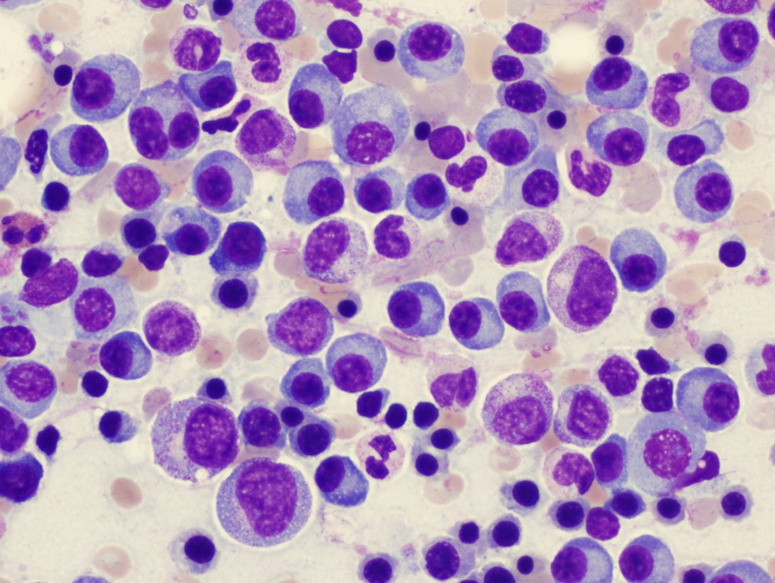
%> input picture Master (MS)/Image Processing/3/plasma.jpg, 775 x 583 px, shrunk from 1183 x 890 before the run
$ octave Nucleomegaly.m   (GNU Octave 9; MATLAB toolbox functions it lacks are replaced by stand-ins)
%> lines starting %> are read from the running program, lines starting %| are printed output that depends on the picture; in (x1, y1, x2, y2) boxes, pixels count from 0 and x2, y2 are one past the last pixel; in counts of white or black regions, pixels touching at a corner belong together; the program's own positions count from 1
%% CV Project 3 - Nucleomegaly Segmentation & Feature Extraction
% Author: <نام شما>
% Input: plasma.jpg  (same folder)
% Output: figures + CSV tables
% نیازمند Image Processing Toolbox

clear; close all; clc;

%% 1) Load image
Irgb = imread('plasma.jpg');
%> Irgb is the input picture: size 583x775x3 uint8; mean R, G, B 175.4, 146.7, 189.1

% برای تولید خروجی‌ها در یک پوشه
outDir = fullfile(pwd, 'outputs_project3');
if ~exist(outDir, 'dir'), mkdir(outDir); end

%% 1) Pre-processing: Choose best channel (AUTO) + grayscale
% ایده: چون هسته‌ها (nuclei) در این تصویر تیره‌تر هستند، با یک تست ساده‌ی Otsu
% روی هر کانال، میزان جدایش foreground/background را امتیازدهی می‌کنیم و بهترین کانال را انتخاب می‌کنیم.

chNames = {'R','G','B'};
scores  = zeros(1,3);

for k = 1:3
    Ik = im2double(Irgb(:,:,k));
    T  = graythresh(Ik);      % Otsu threshold
    bw = imbinarize(Ik, T);   % foreground=bright by default
    bw = ~bw;                 % چون هسته‌ها تیره‌اند، برعکس می‌کنیم

    fg = Ik(bw);  bg = Ik(~bw);
    scores(k) = abs(mean(fg) - mean(bg)) / (std(Ik(:)) + eps);
end
%> this loop made 3 passes
%> T on passes 1 to 3: 0.635, 0.467, 0.714
%> pass 1, `Ik = im2double(Irgb(:,:,k));`:
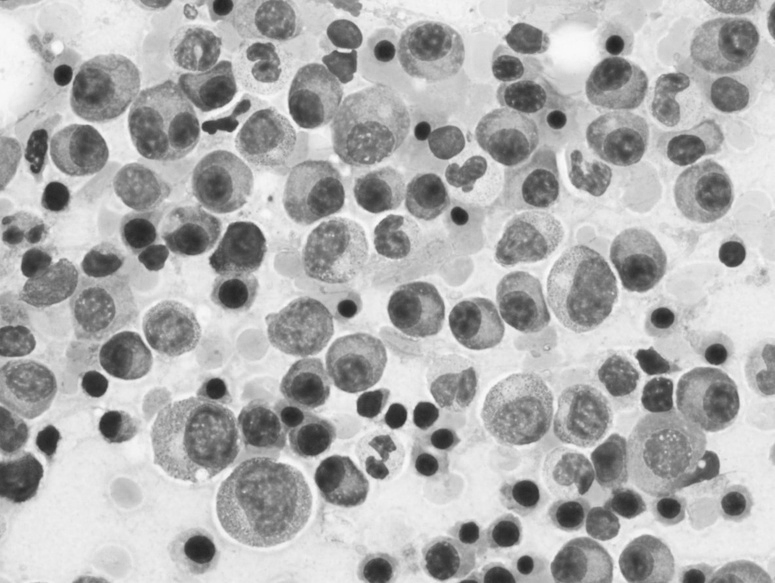
%> Ik: size 583x775 double; min 0.125, max 0.988, mean 0.688
%> pass 1, `bw = imbinarize(Ik, T);`:
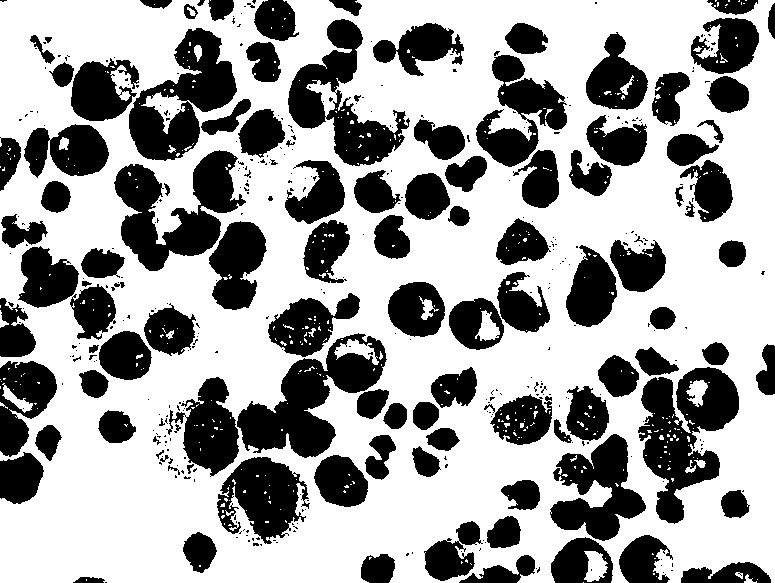
%> bw: size 583x775 logical; 63.6% white; 421 black regions (307 under 20 px), largest, box (x1, y1, x2, y2) and area: (638, 367, 739, 524) 8039, (237, 333, 387, 458) 7788, (114, 150, 246, 271) 7506
%> after the loop, scores = [1.82 1.95 1.82]

[~, bestIdx] = max(scores);
%> bestIdx = 2
Igray = im2double(Irgb(:,:,bestIdx));
bestChannelName = chNames{bestIdx};
%> bestChannelName = 'G'

fprintf('Selected channel: %s (score=%.3f)\n', bestChannelName, scores(bestIdx));
%| Selected channel: G (score=1.947)

% بهبود کنتراست (فعال)
Ieq = adapthisteq(Igray, 'ClipLimit', 0.02);

% ------------------ روش‌های جایگزین (غیرفعال با کامنت) ------------------
% Ieq = imadjust(Igray);                        % ساده‌تر از CLAHE
% Ieq = medfilt2(Igray, [3 3]);                 % کاهش نویز (ممکن است لبه‌ها را نرم کند)
% Ieq = imgaussfilt(Igray, 1);                  % فیلتر گاوسی
% ------------------------------------------------------------------------

%% 2) Segmentation (BEST ACTIVE): Black-hat + Otsu + Morphology + Watershed split
% چرا Black-hat (imbothat)؟
% چون هسته‌ها نسبتاً تیره‌اند؛ black-hat (closing - image) نواحی تیره را برجسته می‌کند
% و بعد آستانه‌گذاری تمیزتر می‌شود.

seR = 15;  % شعاع ساختار مورفولوژیک (قابل تنظیم)
Ibh = imbothat(Ieq, strel('disk', seR));   % هسته‌ها در Ibh روشن‌تر می‌شوند
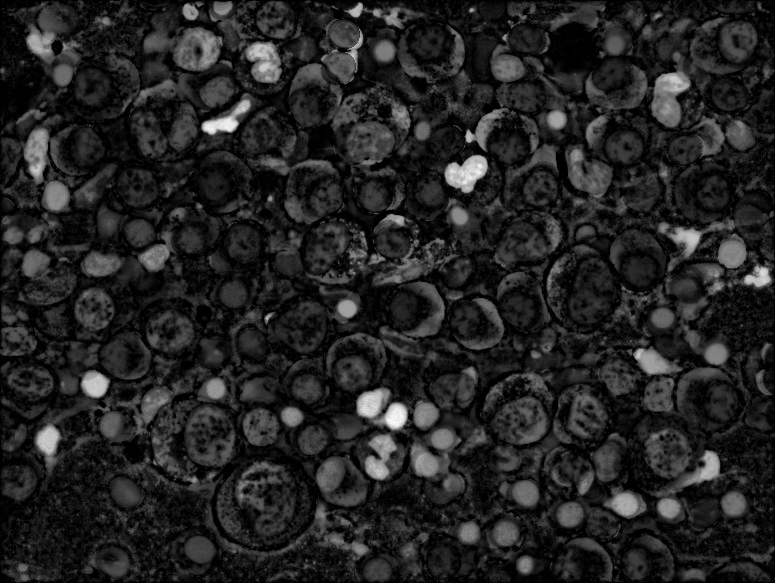
%> Ibh: size 583x775 double; min 0, max 0.976, mean 0.142

% آستانه‌گذاری (فعال)
Tbh = graythresh(Ibh);
%> Tbh = 0.216
bw0 = imbinarize(Ibh, Tbh);
%> bw0: size 583x775 logical; 21.9% white; 1465 white regions (1049 under 20 px), largest, box (x1, y1, x2, y2) and area: (144, 27, 223, 71) 1989, (410, 428, 465, 493) 1832, (651, 52, 691, 128) 1629

% پاکسازی مورفولوژیک (فعال)
minArea = 150;                      % حذف اجسام خیلی کوچک (نویز)
bw1 = bwareaopen(bw0, minArea);
bw1 = imclose(bw1, strel('disk', 2));
%> bw1: size 583x775 logical; 18.5% white; 125 white regions, largest, box (x1, y1, x2, y2) and area: (356, 387, 439, 481) 3400, (633, 297, 729, 412) 3215, (645, 429, 725, 520) 2589
bw1 = imfill(bw1, 'holes');
%> bw1: size 583x775 logical; 18.8% white; 125 white regions, largest, box (x1, y1, x2, y2) and area: (356, 387, 439, 481) 3463, (633, 297, 729, 412) 3239, (645, 429, 725, 520) 2616

% --- جداسازی سلول‌های چسبیده با Watershed (فعال) ---
D = bwdist(~bw1);
% مارکرها از بیشینه‌های فاصله (تقریباً مرکز هر هسته)
mx = imextendedmax(D, 2);          % ارتفاع 2 قابل تنظیم
%> mx: size 583x775 logical; 1.6% white; 171 white regions (4 under 20 px), largest, box (x1, y1, x2, y2) and area: (464, 334, 501, 348) 131, (725, 30, 743, 57) 129, (80, 300, 97, 324) 110
mx = imclose(mx, strel('disk', 1));
mx = bwareaopen(mx, 20);
D2 = imimposemin(-D, mx);
Lw = watershed(D2);
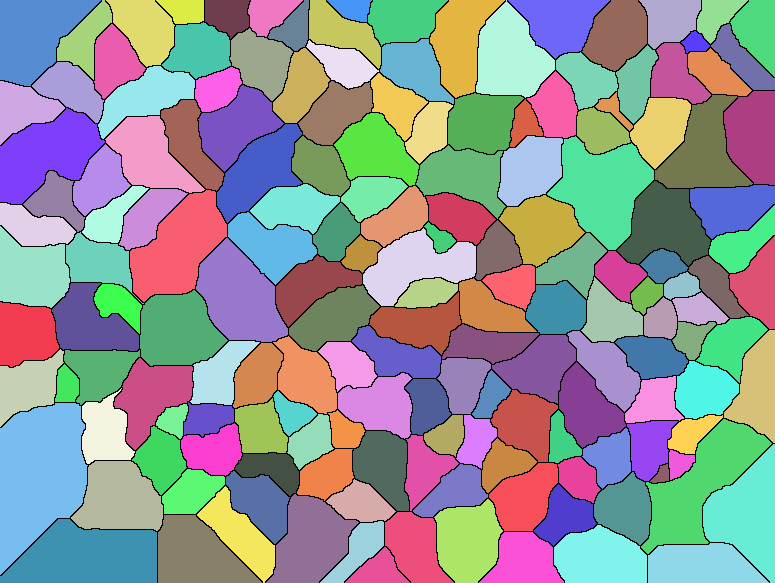
%> Lw: size 583x775 uint8; 168 distinct labels, from 0 to 167; one colour per label, 0 black

bwFinal = bw1;
bwFinal(Lw == 0) = 0;              % مرزهای watershed حذف شوند
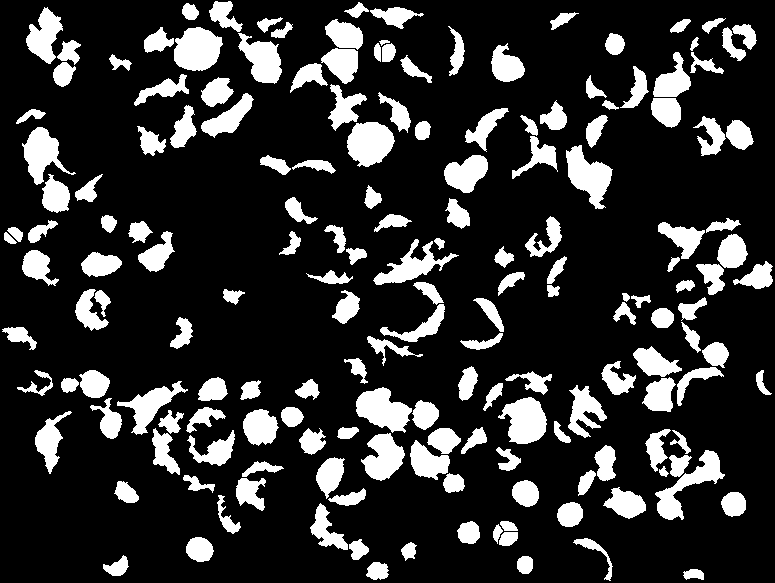
%> bwFinal: size 583x775 logical; 18.7% white; 175 white regions, largest, box (x1, y1, x2, y2) and area: (174, 27, 223, 71) 1624, (347, 122, 395, 167) 1594, (356, 387, 412, 433) 1578

% ------------------ روش‌های جایگزین Segmentation (غیرفعال) ------------------
% % (A) فقط Otsu روی تصویر معکوس (سریع ولی معمولاً ضعیف‌تر)
% T = graythresh(Ieq);
% bw0 = ~imbinarize(Ieq, T);
%
% % (B) Adaptive threshold (وقتی روشنایی غیر یکنواخت باشد)
% bw0 = imbinarize(Ieq, 'adaptive', 'ForegroundPolarity','dark', 'Sensitivity',0.48);
%
% % (C) HSV/Color-based (گاهی خوب است ولی وابسته به رنگ‌آمیزی)
% Ihsv = rgb2hsv(Irgb);
% S = Ihsv(:,:,2); V = Ihsv(:,:,3);
% bw0 = S > 0.35 & V < 0.85;
% bw0 = bwareaopen(bw0, 150);
% ---------------------------------------------------------------------------

%% 3) Labeling & Feature Extraction
L = bwlabel(bwFinal);
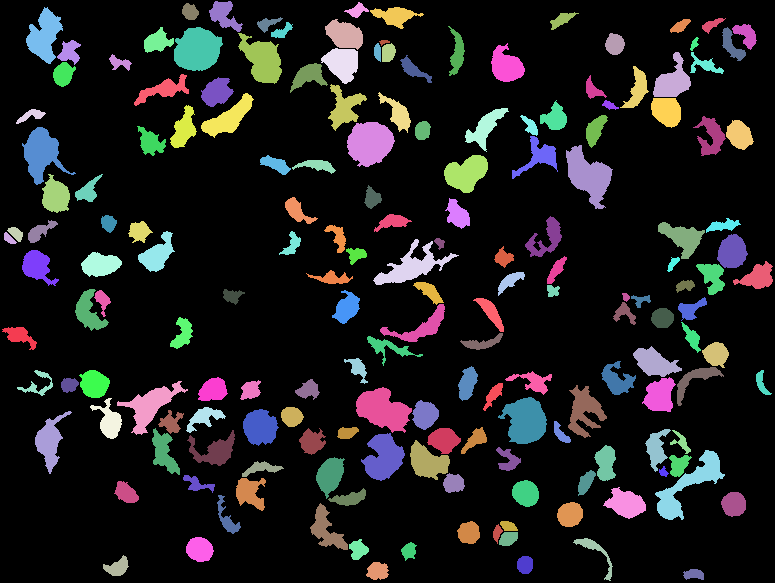
%> L: size 583x775 double; 176 distinct labels, from 0 to 175; one colour per label, 0 black
stats = regionprops(L, Igray, 'Area','Eccentricity','PixelIdxList','Centroid');
%> stats = 175 regions; largest, Area, Centroid and Eccentricity: 1624 [198 50.1] 0.488, 1594 [370.4 143.7] 0.423, 1578 [383.5 410.4] 0.79, 1572 [589.1 176.3] 0.816, 1533 [526.1 421.3] 0.462

n = numel(stats);
%> n = 175
Area = zeros(n,1);
Ecc  = zeros(n,1);
StdIntensity = zeros(n,1);

for i = 1:n
    Area(i) = stats(i).Area;
    Ecc(i)  = stats(i).Eccentricity;

    pix = Igray(stats(i).PixelIdxList);
    StdIntensity(i) = std(pix); % انحراف معیار شدت خاکستری داخل سلول/هسته
end
%> after the loop, Area = 175 values, max 1624 at index 35, min 36 at index 87, mean 483.3; Ecc = 175 values, max 0.966 at index 104, min 0.07 at index 170, mean 0.754; StdIntensity = 175 values, max 0.319 at index 10, min 0.00557 at index 46, mean 0.0925

%% 4) Simple Nucleomegaly Heuristic (Healthy vs Suspicious)
% چون برچسب واقعی نداریم، یک معیار ساده: بزرگ‌ترین هسته‌ها را "مشکوک" در نظر می‌گیریم.
% اینجا از صدک 85% استفاده می‌کنیم (قابل تغییر).
p = 85;
thrArea = prctile(Area, p);
%> thrArea = 799
isSuspicious = Area >= thrArea;
%> isSuspicious = 175 logical values, 26 true

%% 4) Statistical summary (mean ± std) for each group
groupNames = ["All"; "Healthy"; "Suspicious"];
A_mean = [mean(Area); mean(Area(~isSuspicious)); mean(Area(isSuspicious))];
%> A_mean = [483.3; 368.2; 1142.7]
A_std  = [std(Area);  std(Area(~isSuspicious));  std(Area(isSuspicious))];
%> A_std = [346.1; 191.4; 292.7]

E_mean = [mean(Ecc); mean(Ecc(~isSuspicious)); mean(Ecc(isSuspicious))];
%> E_mean = [0.754; 0.762; 0.712]
E_std  = [std(Ecc);  std(Ecc(~isSuspicious));  std(Ecc(isSuspicious))];
%> E_std = [0.187; 0.189; 0.168]

S_mean = [mean(StdIntensity); mean(StdIntensity(~isSuspicious)); mean(StdIntensity(isSuspicious))];
%> S_mean = [0.0925; 0.078; 0.176]
S_std  = [std(StdIntensity);  std(StdIntensity(~isSuspicious));  std(StdIntensity(isSuspicious))];
%> S_std = [0.0727; 0.0616; 0.0762]

summaryTbl = table(groupNames, A_mean, A_std, E_mean, E_std, S_mean, S_std, ...
    'VariableNames', {'Group','AreaMean','AreaStd','EccMean','EccStd','StdIntMean','StdIntStd'});
%> summaryTbl = 3 items; AreaMean, AreaStd, EccMean, EccStd and StdIntMean: 483.3 346.1 0.754 0.187 0.0925, 368.2 191.4 0.762 0.189 0.078, 1142.7 292.7 0.712 0.168 0.176

disp(summaryTbl);

%% Save feature tables
id = (1:n).';
%> id = 175 values from 1 to 175
featuresTbl = table(id, Area, Ecc, StdIntensity, isSuspicious, ...
    'VariableNames', {'ID','Area','Eccentricity','StdIntensity','Suspicious'});
%> featuresTbl = 175 regions; largest, ID, Area, Eccentricity, StdIntensity and Suspicious: 35 1624 0.488 0.147 true, 75 1594 0.423 0.0995 true, 77 1578 0.79 0.296 true, 129 1572 0.816 0.223 true, 114 1533 0.462 0.0851 true
writetable(featuresTbl, fullfile(outDir, 'cell_features.csv'));
writetable(summaryTbl,  fullfile(outDir, 'feature_summary.csv'));

%% 5) Visualization
% 5-1: original + chosen channel + black-hat + threshold mask
f1 = figure('Name','Step-by-step', 'Color','w');
tiledlayout(2,2, 'Padding','compact', 'TileSpacing','compact');

nexttile; imshow(Irgb); title('Original (RGB)');
nexttile; imshow(Igray, []); title(['Selected Channel (', bestChannelName, ')']);
nexttile; imshow(Ibh, []); title('Black-hat (imbothat) result');
nexttile; imshow(bw0); title('Threshold mask (before morph)');

exportgraphics(f1, fullfile(outDir,'01_steps.png'), 'Resolution',200);

% 5-2: morphology result + final mask
f2 = figure('Name','Morphology', 'Color','w');
tiledlayout(1,2, 'Padding','compact', 'TileSpacing','compact');
nexttile; imshow(bw1); title('After Morphology (clean + fill)');
nexttile; imshow(bwFinal); title('Final mask (after Watershed split)');
exportgraphics(f2, fullfile(outDir,'02_morph.png'), 'Resolution',200);

% 5-3: Final boundaries with healthy vs suspicious (green vs red)
B = bwboundaries(bwFinal);
%> B = 175 boundaries; largest, box (x1, y1, x2, y2) and points: (373, 239, 459, 285) 270, (655, 450, 725, 520) 235, (568, 385, 607, 438) 207, (117, 381, 188, 435) 200, (22, 127, 76, 185) 180
f3 = figure('Name','Final boundaries', 'Color','w');
imshow(Irgb); hold on;
hHealthy = plot(nan,nan,'g','LineWidth',1.0);
hSusp    = plot(nan,nan,'r','LineWidth',1.5);

for k = 1:numel(B)
    b = B{k};
    % label from first boundary pixel
    lab = L(b(1,1), b(1,2));
    if lab == 0, continue; end

    if isSuspicious(lab)
        plot(b(:,2), b(:,1), 'r', 'LineWidth',1.5);
    else
        plot(b(:,2), b(:,1), 'g', 'LineWidth',1.0);
    end
end

legend([hHealthy, hSusp], {'Healthy','Suspicious (by area)'}, 'TextColor','k');
title(sprintf('Final detection | Suspicious: Area >= prctile(Area,%d)=%.1f | n=%d', p, thrArea, n));
%> figure, not shown here; its title reads 'Final detection / Suspicious: Area >= prctile(Area,85)=799.0 / n=175'
hold off;
exportgraphics(f3, fullfile(outDir,'03_final_boundaries.png'), 'Resolution',220);

% 5-4: Statistical plots (Histogram + Boxplot)
f4 = figure('Name','Statistics', 'Color','w');
tiledlayout(2,3, 'Padding','compact', 'TileSpacing','compact');

nexttile; histogram(Area); title('Area - Histogram'); xlabel('Area (px)'); ylabel('Count');
nexttile; histogram(Ecc);  title('Eccentricity - Histogram'); xlabel('Ecc'); ylabel('Count');
nexttile; histogram(StdIntensity); title('Std(Intensity) - Histogram'); xlabel('Std'); ylabel('Count');
%> after `ylabel('Count')`:
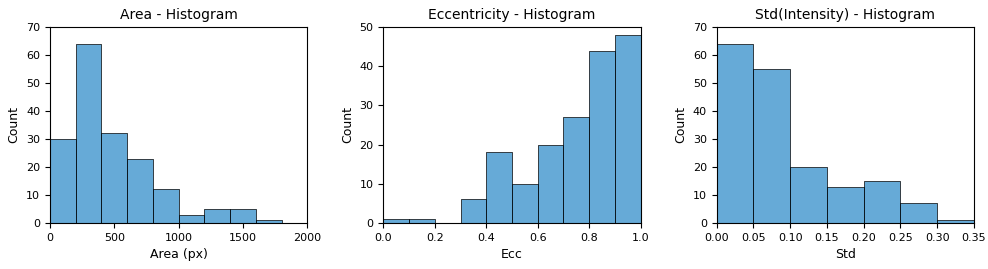
%> figure redrawn from the program's plot data, 3 panels; panel 1: tallest bar 64 high, from x = 200 to 400; panel 2: tallest bar 48 high, from x = 0.9 to 1; panel 3: tallest bar 64 high, from x = 0 to 0.05

%nexttile; boxplot(Area, isSuspicious, 'Labels',{'Healthy','Suspicious'}); title('Area - Boxplot');
%nexttile; boxplot(Ecc,  isSuspicious, 'Labels',{'Healthy','Suspicious'}); title('Eccentricity - Boxplot');
%nexttile; boxplot(StdIntensity, isSuspicious, 'Labels',{'Healthy','Suspicious'}); title('Std(Intensity) - Boxplot');

exportgraphics(f4, fullfile(outDir,'04_statistics.png'), 'Resolution',220);

fprintf('\nDone. Outputs saved to: %s\n', outDir);
